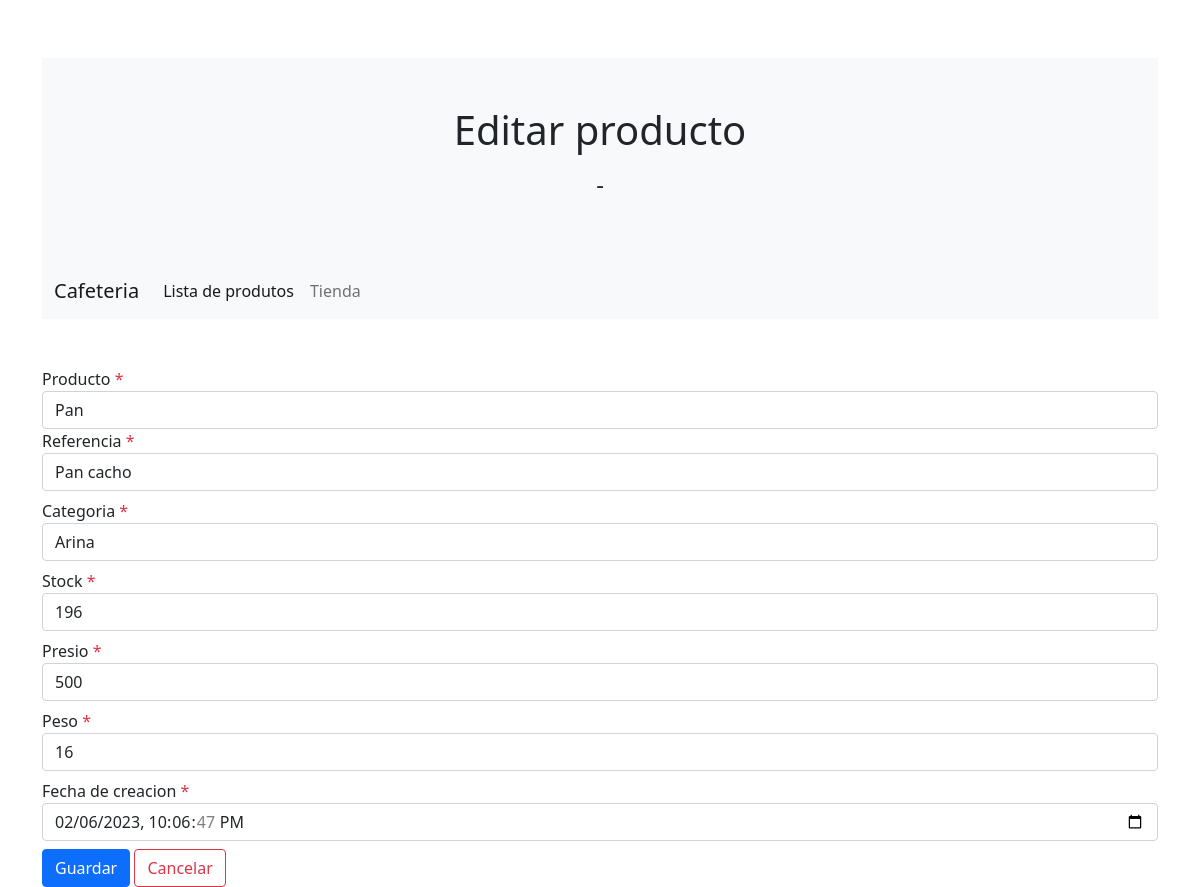
/index.php?controller=productController&action=edit&id=2, run on the app's committed database.
### tables this page shows
CREATE TABLE `products` (
  `id` int(11) NOT NULL,
  `name` varchar(100) NOT NULL,
  `price` double NOT NULL,
  `weight` float NOT NULL,
  `category` varchar(200) NOT NULL,
  `stock` int(11) NOT NULL,
  `created_at` timestamp NOT NULL DEFAULT current_timestamp() ON UPDATE current_timestamp(),
  `reference` varchar(200) NOT NULL
);

### index.php (called while the page is built, shortened)
<?php
require_once 'models/db.php';
$controller = new $controllerName();
$dataToView["data"] = array();
if(method_exists($controller,$_GET["action"])) $dataToView["data"] = $controller->{$_GET["action"]}();
require_once 'views/template/header.php';
require_once 'views/'.$controller->view.'.php';

### controllers/ProductController.php (called while the page is built, shortened)
<?php
require_once 'Models/Product.php';
class ProductController{
	private $productObj;
	public function __construct() {
		$this->productObj = new Product();
	}
	public function edit($id = null){
		if(isset($_GET["id"])) $id = $_GET["id"];
			return $this->productObj->getProductById($id);
	}
}

### models/db.php (called while the page is built, shortened)
<?php
class Db {
	public function __construct() {
		$this->host = constant('DB_HOST');
		$this->db = constant('DB');
		$this->user = constant('DB_USER');
		$this->pass = constant('DB_PASS');
		try {
           $this->conection = new PDO('mysql:host='.$this->host.'; dbname='.$this->db, $this->user, $this->pass);
        } catch (PDOException $e) {
            echo $e->getMessage();
            exit();
        }
	}
}

### models/Product.php (called while the page is built, shortened)
<?php
class Product {
	private $table = 'products';
	private $conection;
	public function getConection(){
		$dbObj = new Db();
		$this->conection = $dbObj->conection;
	}
	public function getProductById($id){
		$sql = "SELECT * FROM ".$this->table. " WHERE id = ?";
		$stmt = $this->conection->prepare($sql);
		$stmt->execute([$id]);
		return $stmt->fetch();
	}
}

### Views/edit_product.php (the view, shortened to what this page needs)
<?php
$name = $reference = $category =  $created_at = $id = "";
$price = $stock = $weight = 0;
if(isset($dataToView["data"]["name"])) $name = $dataToView["data"]["name"];
if(isset($dataToView["data"]["stock"])) $stock = $dataToView["data"]["stock"];
if(isset($dataToView["data"]["price"])) $price = $dataToView["data"]["price"];
if(isset($dataToView["data"]["weight"])) $weight = $dataToView["data"]["weight"];
if(isset($dataToView["data"]["category"])) $category = $dataToView["data"]["category"];
if(isset($dataToView["data"]["reference"])) $reference = $dataToView["data"]["reference"];
if(isset($dataToView["data"]["created_at"])) $created_at = $dataToView["data"]["created_at"];
?>
<div class="row">
	<form class="form" action="index.php?controller=productController&action=save" method="POST">
		<div class="form-group">
			<label>Producto <span class="text-danger">* <?php echo isset($_GET["errors"]['name']) ? $_GET["errors"]['name'] : '';?></span></label>
			<input class="form-control" type="text" name="name" value="<?php echo $name; ?>" />
		</div>
		<div class="form-group mb-2">
			<label>Referencia <span class="text-danger">* <?php echo isset($_GET["errors"]['reference']) ? $_GET["errors"]['reference'] : '';?></span></label>
			<input class="form-control" type="text" name="reference" value="<?php echo $reference; ?>" />
		</div>
		</div>
        <div class="form-group mb-2">
			<label>Categoria <span class="text-danger">* <?php echo isset($_GET["errors"]['category']) ? $_GET["errors"]['category'] : '';?></span></label>
            <input class="form-control" type="text" name="category" value="<?php echo $category; ?>" />
		</div>
        <div class="form-group mb-2">
			<label>Stock <span class="text-danger">* <?php echo isset($_GET["errors"]['stock']) ? $_GET["errors"]['stock'] : '';?></span></label>
            <input class="form-control" type="number" name="stock" value="<?php echo $stock; ?>" />
		</div>
        <div class="form-group mb-2">
			<label>Presio <span class="text-danger">* <?php echo isset($_GET["errors"]['price']) ? $_GET["errors"]['price'] : '';?></span></label>
            <input required class="form-control" type="number" name="price" value="<?php echo $price; ?>" />
		</div>
        <div class="form-group mb-2">
			<label>Peso <span class="text-danger">* <?php echo isset($_GET["errors"]['weight']) ? $_GET["errors"]['weight'] : '';?></span></label>
            <input class="form-control" type="number" name="weight" value="<?php echo $weight; ?>" />
		</div>
        <div class="form-group mb-2">
			<label>Fecha de creacion <span class="text-danger">* <?php echo isset($_GET["errors"]['created_at']) ? $_GET["errors"]['created_at'] : '';?></span></label>
            <input class="form-control" type="datetime-local" id="created_at" name="created_at" value="<?php echo $created_at; ?>" >
		</div>
		<input type="submit" value="Guardar" class="btn btn-primary"/>
		<a class="btn btn-outline-danger" href="index.php?controller=productController&action=list">Cancelar</a>
</div>

### data on the page
products: name "Pan", reference "Pan cacho", category "Arina", stock "196", price "500", weight "16", created_at "02/06/2023 22:06:47"

### other printed values
$controller->page_title "Editar producto"
